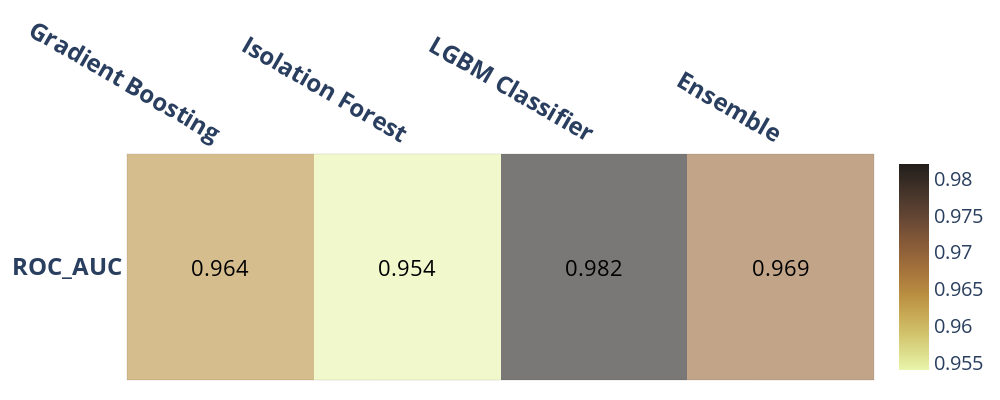

Source (notebook cell):
### Code cell
import numpy as np
import plotly.graph_objects as go
from functools import reduce
from itertools import product
from IPython.display import Image
SUB = str.maketrans("0123456789", "₀₁₂₃₄₅₆₇₈₉")
SUP = str.maketrans("0123456789", "⁰¹²³⁴⁵⁶⁷⁸⁹")
z=[ [np.round(roc_GB,3),np.round(roc_IF,3),np.round(roc_LGBM,3),np.round(roc_ENS,3)]]
x=['<b>Gradient Boosting</b>', '<b>Isolation Forest</b>', '<b>LGBM Classifier</b>',  '<b>Ensemble</b>']
y=['<b>ROC_AUC</b>']

def get_anno_text(z_value):
    annotations=[]
    a, b = len(z_value), len(z_value[0])
    flat_z = reduce(lambda x,y: x+y, z_value) # z_value.flat if you deal with numpy
    coords = product(range(a), range(b))
    for pos, elem in zip(coords, flat_z):
        annotations.append({'font': {'color': 'black'},
                    'showarrow': False,
                    'text': str(elem),
                    'x': pos[1],
                    'y': pos[0],
                        'font.size':22   })
    return annotations

fig = go.Figure(data=go.Heatmap(
                   z=z,
                   x=x,
                   y=y,
                   hoverongaps = True, colorscale ='turbid',
    opacity=0.6,colorbar=dict(tickfont=dict(size=20)) ))#matter#

fig.update_layout(title={'text': "",
        'y':0.8,
        'x':0.5,
        'xanchor': 'center',
        'yanchor': 'top'},
           plot_bgcolor='rgba(0,0,0,0)',       
    annotations = get_anno_text(z),
                 width=1000,
height=400,xaxis={'side': 'top'},margin=dict(l=20, r=20, t=20, b=20))

fig.update_xaxes(tickfont = dict(size=24),linewidth=0.1, linecolor='black',
    
                 mirror=True)
fig.update_yaxes(tickfont = dict(size=24),linewidth=0.1, linecolor='black',
        
                 mirror=True)
fig.write_image("table25.png",engine="kaleido")
#plt.savefig("table2a.pdf", format="pdf", bbox_inches="tight")
fig.show()
Image('table25.png')

### Figure 1 — Plotly figure (JSON) as saved in the notebook; plotly's stock layout.template omitted (floating-point values rounded to 4 significant figures)
{"data": [{"colorbar": {"tickfont": {"size": 20}}, "colorscale": [[0, "rgb(232, 245, 171)"], [0.09091, "rgb(220, 219, 137)"], [0.1818, "rgb(209, 193, 107)"], [0.2727, "rgb(199, 168, 83)"], [0.3636, "rgb(186, 143, 66)"], [0.4545, "rgb(170, 121, 60)"], [0.5455, "rgb(151, 103, 58)"], [0.6364, "rgb(129, 87, 56)"], [0.7273, "rgb(104, 72, 53)"], [0.8182, "rgb(80, 59, 46)"], [0.9091, "rgb(57, 45, 37)"], [1, "rgb(34, 30, 27)"]], "hoverongaps": true, "opacity": 0.6, "type": "heatmap", "x": ["<b>Gradient Boosting</b>", "<b>Isolation Forest</b>", "<b>LGBM Classifier</b>", "<b>Ensemble</b>"], "y": ["<b>ROC_AUC</b>"], "z": [[0.964, 0.954, 0.982, 0.969]]}], "layout": {"annotations": [{"font": {"color": "black", "size": 22}, "showarrow": false, "text": "0.964", "x": 0, "y": 0}, {"font": {"color": "black", "size": 22}, "showarrow": false, "text": "0.954", "x": 1, "y": 0}, {"font": {"color": "black", "size": 22}, "showarrow": false, "text": "0.982", "x": 2, "y": 0}, {"font": {"color": "black", "size": 22}, "showarrow": false, "text": "0.969", "x": 3, "y": 0}], "height": 400, "margin": {"b": 20, "l": 20, "r": 20, "t": 20}, "plot_bgcolor": "rgba(0,0,0,0)", "title": {"text": "", "x": 0.5, "xanchor": "center", "y": 0.8, "yanchor": "top"}, "width": 1000, "xaxis": {"linecolor": "black", "linewidth": 0.1, "mirror": true, "side": "top", "tickfont": {"size": 24}}, "yaxis": {"linecolor": "black", "linewidth": 0.1, "mirror": true, "tickfont": {"size": 24}}}}
